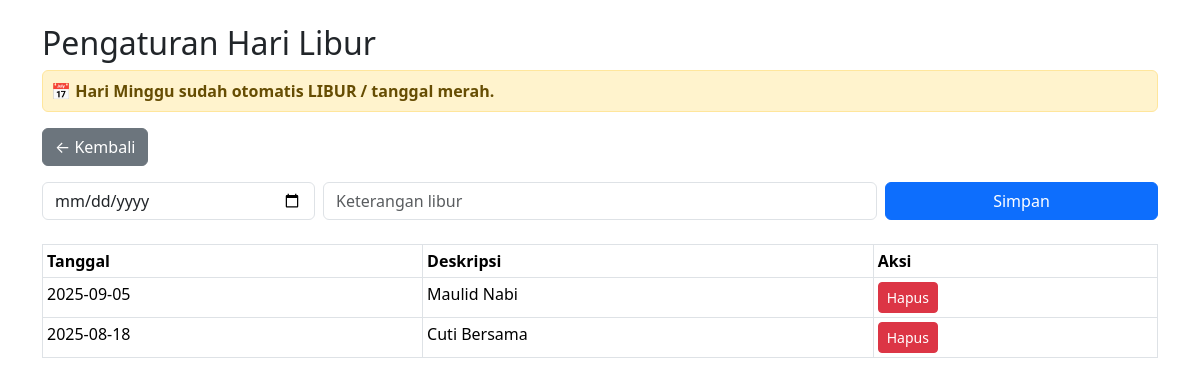
The page /libur.php (signed in) on the database its author committed.
### tables this page shows
CREATE TABLE `hari_libur` (
  `id` int(11) NOT NULL,
  `tanggal` date DEFAULT NULL,
  `deskripsi` varchar(100) DEFAULT NULL
);

### libur.php (the view, shortened to what this page needs)
<?php
include "config.php";
?>
<!DOCTYPE html>
<html>
<head>
  <link href="https://cdn.jsdelivr.net/npm/bootstrap@5.3.2/dist/css/bootstrap.min.css" rel="stylesheet">
</head>
<body class="container mt-4">
  <h2>Pengaturan Hari Libur</h2>
  <div class="alert alert-warning p-2 mb-3" role="alert" style="font-weight: bold;">
    📅 Hari Minggu sudah otomatis LIBUR / tanggal merah.
  </div>
  <a href="dashboard.php" class="btn btn-secondary mb-3">← Kembali</a>
  <form method="post" class="row g-2 mb-4">
    <div class="col-md-3">
      <input type="date" name="tanggal" class="form-control" required>
    </div>
    <div class="col-md-6">
      <input type="text" name="deskripsi" class="form-control" placeholder="Keterangan libur" required>
    </div>
    <div class="col-md-3">
      <button name="simpan" class="btn btn-primary w-100">Simpan</button>
    </div>
  </form>
  <table class="table table-bordered table-sm">
    <thead>
      <tr>
        <th>Tanggal</th>
        <th>Deskripsi</th>
        <th>Aksi</th>
      </tr>
    </thead>
    <tbody>
      <?php
      $q = mysqli_query($conn, "SELECT * FROM hari_libur ORDER BY tanggal DESC");
      while ($r = mysqli_fetch_assoc($q)) {
        echo "<tr>
          <td>{$r['tanggal']}</td>
          <td>{$r['deskripsi']}</td>
          <td>
            <a href='libur.php?hapus={$r['id']}' class='btn btn-danger btn-sm' onclick='return confirm(\"Yakin hapus?\")'>Hapus</a>
          </td>
        </tr>";
      }
      ?>
    </tbody>
  </table>
</body>
</html>

### rows shown on the page
hari_libur: tanggal "2025-09-05", deskripsi "Maulid Nabi"
hari_libur: tanggal "2025-08-18", deskripsi "Cuti Bersama"
